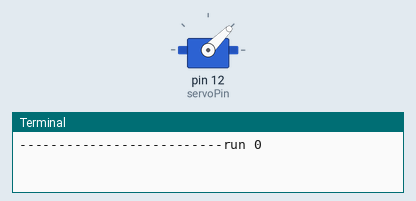
This program was run on a simulated Raspberry Pi (header pin numbers). Shown: servo, the last lines printed to the terminal. Servo angles are drawn from the pulse width (0.5 ms = 0°, 2.5 ms = 180°). At 21.6 s the program stops and its outputs stay as they are.

Above: at 0.05 s.
At 1.4 s:
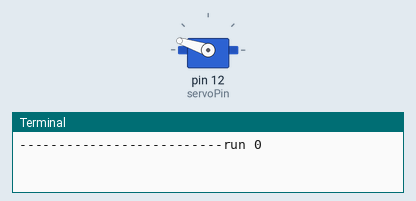
At 3.55 s:
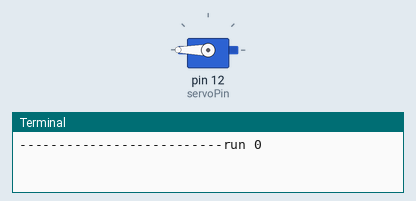
At 7.1 s:
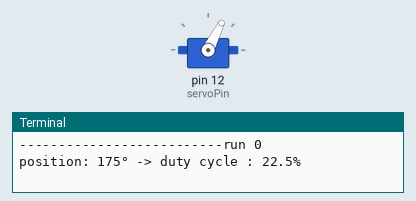
Timing chart, 0 to 9.4 s (numbered marks = the images above):
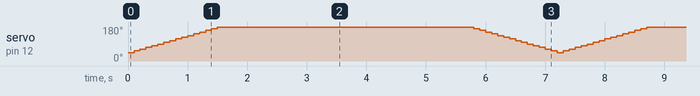

The program:

Control_servo.py
```python
#!/usr/bin/env python
# -*- coding: utf-8 -*-

import RPi.GPIO as GPIO  # Importa el módulo RPi.GPIO para controlar los pines GPIO
import time             # Importa el módulo de tiempo para gestionar los retrasos

def AngleToDuty(ang):  # Define una función para convertir el ángulo del servo en ciclo de trabajo
    return float(pos)/10.+5.  # Realiza un cálculo específico para el ciclo de trabajo en función del ángulo

# Configuración del pin del servo como PWM con una frecuencia de 50Hz
servoPin = 12
GPIO.setmode(GPIO.BOARD)
GPIO.setup(servoPin, GPIO.OUT)
pwm = GPIO.PWM(servoPin, 50)

# Configuración de los parámetros del barrido del servo
depart = 0
arrivee = 180
DELAY = 0.1
incStep = 5
pos = depart

if __name__ == '__main__':
    pwm.start(AngleToDuty(pos))  # Inicia el PWM con el ciclo de trabajo inicial

    nbRun = 3
    i = 0
    while i < nbRun:
        print("--------------------------run {}".format(i))  # Muestra el número de ejecución del barrido
        for pos in range(depart, arrivee, incStep):  # Bucle para barrer desde el inicio hasta el final
            duty = AngleToDuty(pos)
            pwm.ChangeDutyCycle(duty)  # Cambia el ciclo de trabajo del PWM para mover el servo
            time.sleep(DELAY)           # Espera un tiempo antes de continuar
        print("position: {}° -> duty cycle : {}%".format(pos, duty))  # Muestra la posición y el ciclo de trabajo

        for pos in range(arrivee, depart, -incStep):  # Bucle para barrer desde el final hasta el inicio
            duty = AngleToDuty(pos)
            pwm.ChangeDutyCycle(duty)
            time.sleep(DELAY)
        print("position: {}° -> duty cycle : {}%".format(pos, duty))  # Muestra la posición y el ciclo de trabajo

        i = i + 1

    pwm.stop()        # Detiene la señal PWM
    GPIO.cleanup()    # Limpia y libera los pines GPIO
```
